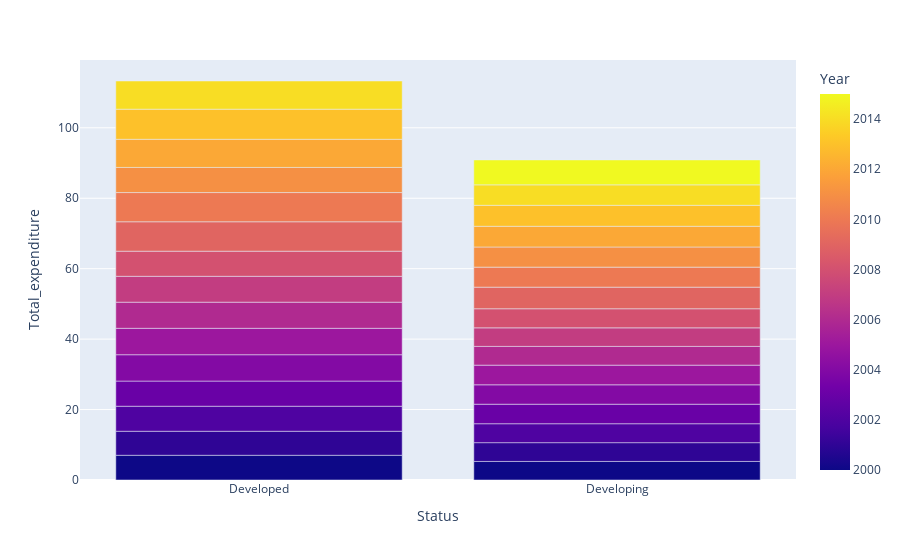

The notebook cell saved with this chart:
### Code cell
px.bar(status_per_year,x='Status',y='Total_expenditure',color='Year')

### Figure 1 — Plotly figure (JSON) as saved in the notebook; plotly's stock layout.template omitted (floating-point values rounded to 4 significant figures)
{"data": [{"hovertemplate": "Status=%{x}<br>Total_expenditure=%{y}<br>Year=%{marker.color}<extra></extra>", "legendgroup": "", "marker": {"color": [2000, 2001, 2002, 2003, 2004, 2005, 2006, 2007, 2008, 2009, 2010, 2011, 2012, 2013, 2014, 2015, 2000, 2001, 2002, 2003, 2004, 2005, 2006, 2007, 2008, 2009, 2010, 2011, 2012, 2013, 2014, 2015], "coloraxis": "coloraxis", "pattern": {"shape": ""}}, "name": "", "orientation": "v", "showlegend": false, "textposition": "auto", "type": "bar", "x": ["Developed", "Developed", "Developed", "Developed", "Developed", "Developed", "Developed", "Developed", "Developed", "Developed", "Developed", "Developed", "Developed", "Developed", "Developed", "Developed", "Developing", "Developing", "Developing", "Developing", "Developing", "Developing", "Developing", "Developing", "Developing", "Developing", "Developing", "Developing", "Developing", "Developing", "Developing", "Developing"], "xaxis": "x", "y": [7.02, 6.82, 7.11, 7.14, 7.48, 7.5, 7.42, 7.35, 7.13, 8.35, 8.29, 7.14, 7.99, 8.55, 8.0, NaN, 5.27, 5.33, 5.38, 5.54, 5.51, 5.58, 5.33, 5.26, 5.42, 6.13, 5.69, 5.72, 5.88, 5.95, 5.81, 7.08], "yaxis": "y"}], "layout": {"barmode": "relative", "coloraxis": {"colorbar": {"title": {"text": "Year"}}, "colorscale": [[0, "#0d0887"], [0.1111, "#46039f"], [0.2222, "#7201a8"], [0.3333, "#9c179e"], [0.4444, "#bd3786"], [0.5556, "#d8576b"], [0.6667, "#ed7953"], [0.7778, "#fb9f3a"], [0.8889, "#fdca26"], [1, "#f0f921"]]}, "legend": {"tracegroupgap": 0}, "margin": {"t": 60}, "xaxis": {"anchor": "y", "domain": [0, 1], "title": {"text": "Status"}}, "yaxis": {"anchor": "x", "domain": [0, 1], "title": {"text": "Total_expenditure"}}}}
